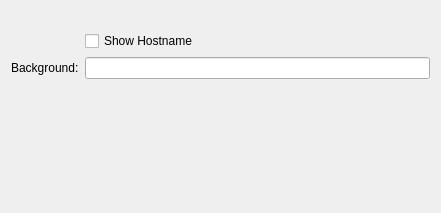
<?xml version="1.0" encoding="UTF-8"?>
<ui version="4.0">
 <class>SessionConfig</class>
 <widget class="QWidget" name="SessionConfig">
  <property name="geometry">
   <rect>
    <x>0</x>
    <y>0</y>
    <width>441</width>
    <height>213</height>
   </rect>
  </property>
  <layout class="QFormLayout" name="formLayout">
   <property name="fieldGrowthPolicy">
    <enum>QFormLayout::ExpandingFieldsGrow</enum>
   </property>
   <item row="0" column="0">
    <widget class="QLabel" name="label">
     <property name="text">
      <string/>
     </property>
    </widget>
   </item>
   <item row="2" column="0">
    <widget class="QLabel" name="label_2">
     <property name="text">
      <string>Background:</string>
     </property>
    </widget>
   </item>
   <item row="2" column="1">
    <widget class="QLineEdit" name="kcfg_background"/>
   </item>
   <item row="1" column="1">
    <widget class="QCheckBox" name="kcfg_hostname">
     <property name="text">
      <string>Show Hostname</string>
     </property>
    </widget>
   </item>
  </layout>
 </widget>
 <resources/>
 <connections/>
</ui>
